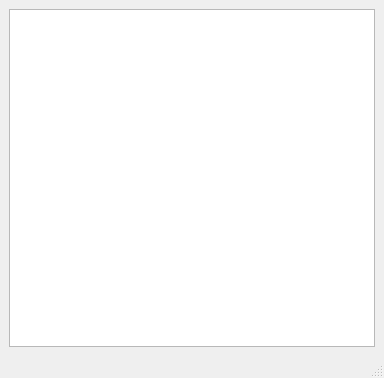
<?xml version="1.0" encoding="UTF-8"?>
<ui version="4.0">
 <class>ManageClients</class>
 <widget class="QMainWindow" name="ManageClients">
  <property name="geometry">
   <rect>
    <x>0</x>
    <y>0</y>
    <width>384</width>
    <height>378</height>
   </rect>
  </property>
  <property name="windowTitle">
   <string>Clients</string>
  </property>
  <widget class="QWidget" name="centralwidget">
   <layout class="QGridLayout" name="gridLayout">
    <item row="0" column="0">
     <widget class="QTableView" name="clientView"/>
    </item>
   </layout>
  </widget>
  <widget class="QMenuBar" name="menubar">
   <property name="geometry">
    <rect>
     <x>0</x>
     <y>0</y>
     <width>384</width>
     <height>21</height>
    </rect>
   </property>
  </widget>
  <widget class="QStatusBar" name="statusbar"/>
 </widget>
 <resources/>
 <connections/>
</ui>
